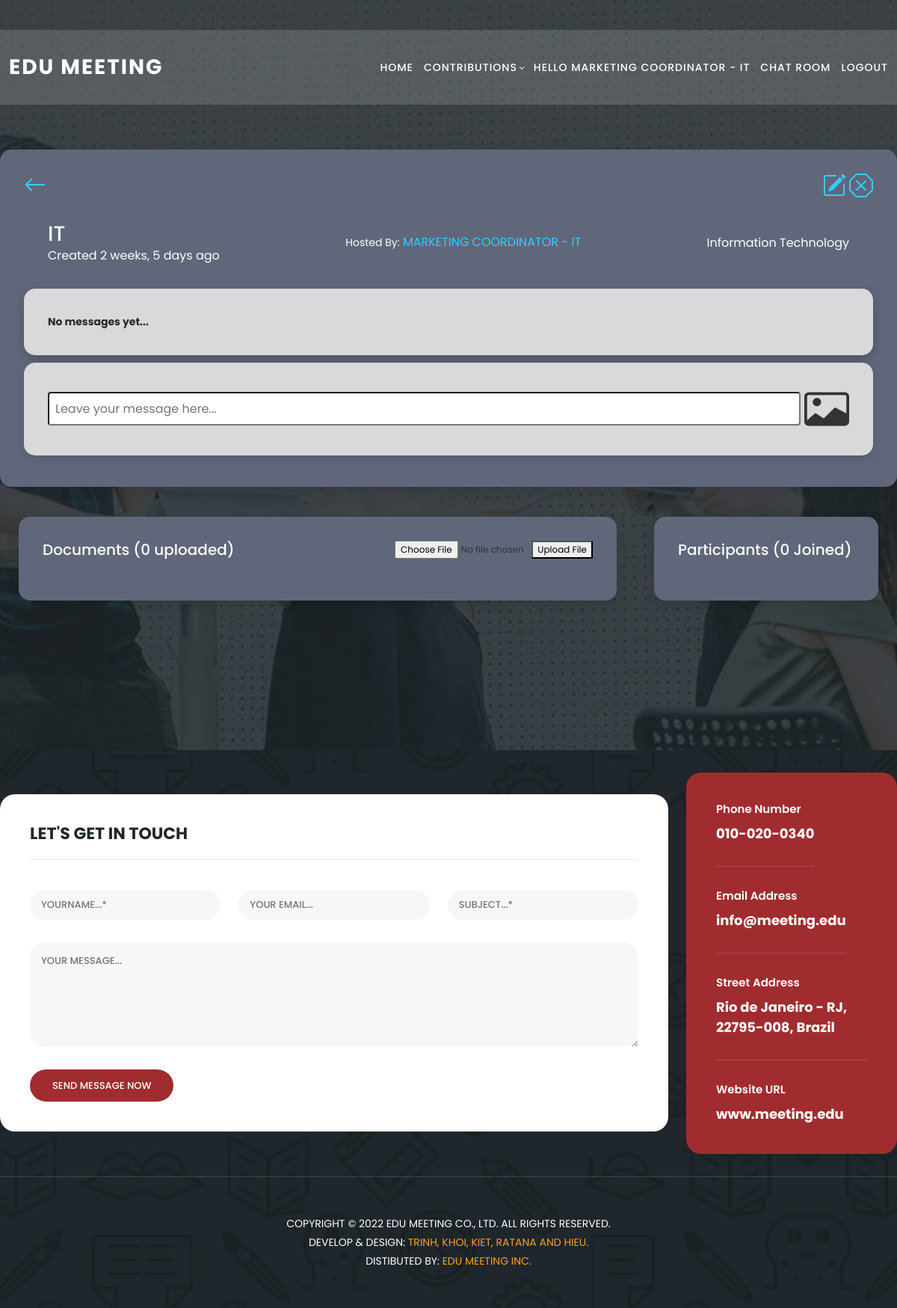
The app's page /room/53/ (signed in), older data.
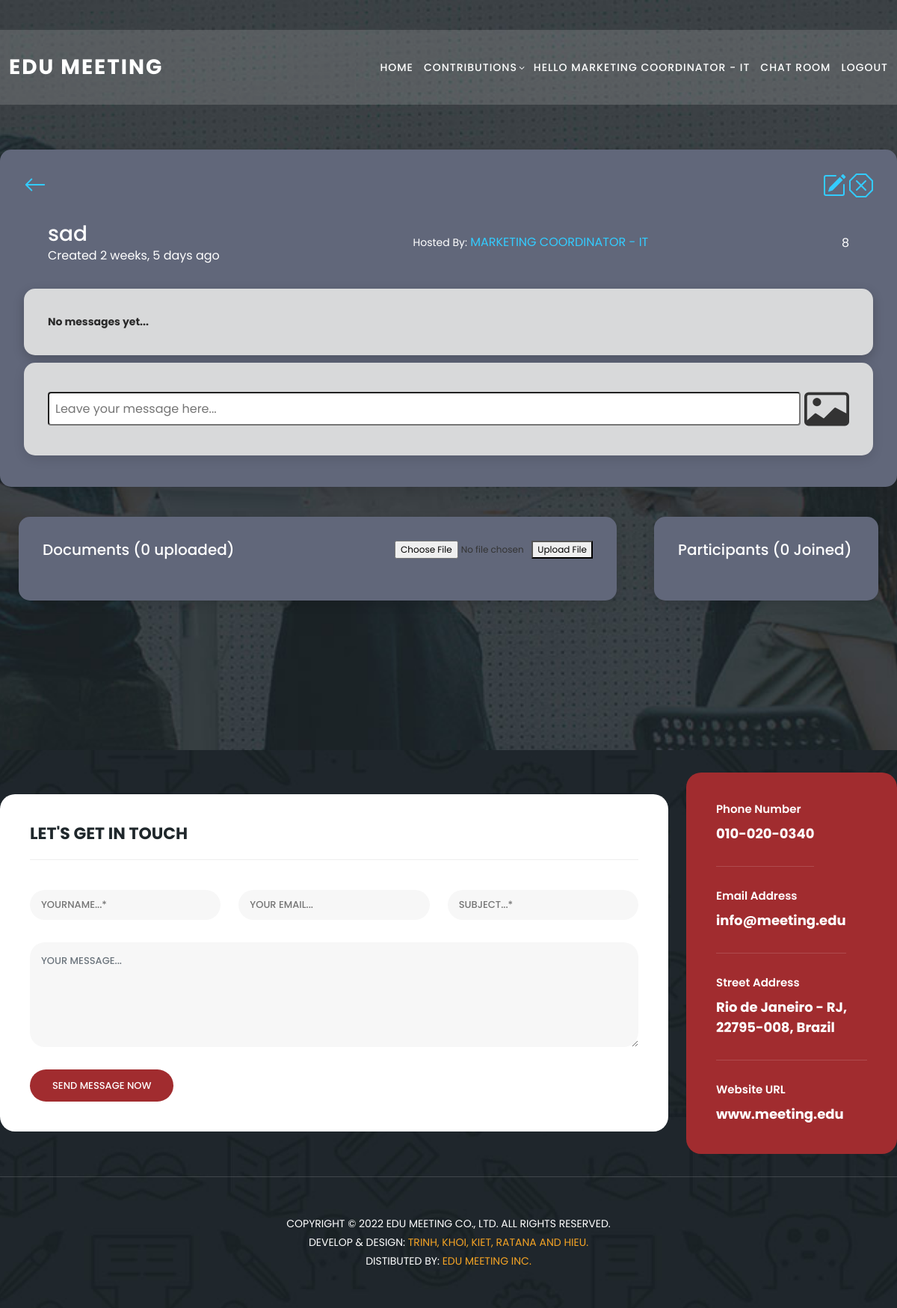
The same page, newer data.
### home/models.py (models this page shows, shortened)
class UserProfile(models.Model):
    user = models.OneToOneField(User, on_delete=models.CASCADE, primary_key=True)
    fullname = models.CharField(max_length=50)
    roles = models.ManyToManyField(Role, related_name='users')
    faculty = models.ForeignKey('Faculties', on_delete=models.CASCADE, null=True, blank=True)
    email = models.EmailField(max_length=254, unique=True, blank=True, null=True)
    phone = models.CharField(max_length=15)
    activities_count = models.IntegerField(default=0)
    def get_activities_count(self):
        return self.activities.count()
    get_activities_count.short_description = 'Activities Count'

class Room(models.Model):
    host = models.ForeignKey(UserProfile,on_delete=models.SET_NULL,null =True)
    topic = models.ForeignKey(Faculties,on_delete=models.SET_NULL,null=True)
    name = models.CharField(max_length=200,null =True)
    description = models.TextField(null = True, blank = True)
    participants = models.ManyToManyField(UserProfile,related_name='participants',blank=True)
    updated = models.DateTimeField(auto_now=True)
    created = models.DateTimeField(auto_now_add=True)
    is_private = models.BooleanField(default=False)
    question = models.CharField(max_length=200,null=True, blank=True)
    answer = models.CharField(max_length=200,null=True, blank=True)
    class Meta:
        ordering = ['-updated','created']

class Faculties(models.Model):
    name = models.CharField(max_length = 40)
    description = models.TextField(null =True)
    def __str__(self):
        return self.name

### home/views.py (the view, shortened to what this page needs)
# urls.py: path('room/<str:pk>/',views.room,name="room"),
@login_required
def room(request,pk):
    if is_admins(request.user) or is_guests(request.user):
        return redirect('error_404')
    room = Room.objects.get(id=pk)
    pa = room.participants.all()
    messages = room.message_set.all()
    files = room.files.all()
    can_upload = False
    if request.user.is_authenticated:
        if request.user.userprofile == room.host:
            can_upload = True
    if request.user.userprofile == room.host or room.is_private==False or request.user.userprofile in pa:
        context = {'rooms':room,
                    'message':messages,
                    'participants': pa,
                    'created_at': datetime.now(),
                    'files': files,
                    'can_upload': can_upload,
                    'message_id': None}
        return render(request,'room.html',context)
    return redirect('list_room')

### home/views.py (called while the page is built)
def is_admins(user):
    return user.is_authenticated and user.userprofile.roles.filter(name='admin').exists()

def is_guests(user):
    return user.is_authenticated and user.userprofile.roles.filter(name='guest').exists()

### templates/room.html (shortened to what this page needs)
{% extends "header_footer.html" %}
{%load static%}
{% block content %}
  <section class="apply-now layout layout--2" id="apply-now">
    <div class="container">
      <div class="row">
        <div class="room col-md-12 mx-auto">
          <div class="room__top">
            <div class="room__topLeft">
              <a href="{% url "list_room" %}">
                <svg xmlns="http://www.w3.org/2000/svg" width="30" height="30" fill="currentColor" class="bi bi-arrow-left fw-bold" viewBox="0 0 16 16">
                  <path fill-rule="evenodd" d="M15 8a.5.5 0 0 0-.5-.5H2.707l3.147-3.146a.5.5 0 1 0-.708-.708l-4 4a.5.5 0 0 0 0 .708l4 4a.5.5 0 0 0 .708-.708L2.707 8.5H14.5A.5.5 0 0 0 15 8"/>
                </svg>
              </a>
            </div>
            {% if rooms.host == request.user.userprofile %}
            <div class="room__topRight">
              <a href="{% url 'update-room' rooms.id %}">
              </a>
              <a href="{% url 'delete-room' rooms.id %}" onclick="return confirm('Are you sure?');">
              </a>
            </div>
            {% endif %}
          </div>
          <div class="room__box scroll">
            <div class="room__header scroll">
              <div class="room__info">
                <h3>{{rooms.name}}</h3>
                <span>Created {{rooms.created|timesince}} ago</span>
              </div>
              <div class="room__hosted">
                <p>Hosted By: </p>
                <a href="" class="thread__author">
                  <div class="avatar avatar--small">
                    <span>{{rooms.host.user.userprofile.fullname}}</span>
                  </div>
                </a>
              </div>
              <span class="room__topics">{{rooms.topic}}</span>
            </div>
            <div class="room__conversation">
              <div class="threads scroll" id="message-container">
                {% if message.count == 0 %}
                  <p>
                    <strong>No messages yet...</strong>
                  </p>
                {% endif %}
              </div>
            </div>
          </div>
          <div class="room__message">
            <form class="form" action="" method="POST" enctype="multipart/form-data">
              <input name="body" id="message-input" placeholder="Leave your message here..." />
              <label for="image-upload" class="image-upload-label">
              </label>
            </form>
          </div>
        </div>
        <div class="participants col-md-8 mx-auto">
          <div class="upload_doc" style="display: flex">
            <h5 class="participants__top">Documents <span>({{files.count}} uploaded)</span></h5>
            {% if can_upload %}
            <form method="post" enctype="multipart/form-data" style="font-size: 12px; margin-left: auto">
              <input type="file" name="file" style="width: 180px">
              <button type="submit">Upload File</button>
            </form>
            {% endif %}
          </div>
          <br>
        </div>
        <div class="participants col-md-3 mx-auto">
          <h5 class="participants__top">Participants <span>({{participants.count}} Joined)</span></h5>
        </div>
      </div>
    </div>
  </section>
  {% endblock content %}

### templates/header_footer.html (shortened to what this page needs)
{%load static%}
<!DOCTYPE html>
<html lang="en">
<head>
  <link href="{% static 'vendor/bootstrap/css/bootstrap.min.css' %}" rel="stylesheet">
  <link rel="stylesheet" href="{% static 'css/fontawesome.css' %}">
  <link rel="stylesheet" href="{% static 'css/templatemo-edu-meeting.css' %}">
  <link rel="stylesheet" href="{% static 'css/owl.css' %}">
  <link rel="stylesheet" href="{% static 'css/lightbox.css' %}">
  <link rel="stylesheet" href="https://cdnjs.cloudflare.com/ajax/libs/font-awesome/6.0.0-beta3/css/regular.min.css">
</head>
<body>
  <header class="header-area header-sticky">
    <div class="container">
      <div class="row">
        <div class="col-12">
          <nav class="main-nav">
            <a href="{% url "home" %}" class="logo">
              Edu Meeting
            </a>
            <ul class="nav">
              <li>
                <a href="{% url "home" %}">Home</a>
              </li>
              {% if user.is_authenticated %}
              {% if not is_manager and not is_admin %}
              <li class="has-sub">
                <a href="javascript:void(0)">Contributions</a>
              </li>
              {% endif %}
              {% endif %}
              {% if user.is_authenticated %}
              <li >
                <a href="{% url 'profile' %}">hello {{ request.user.userprofile.fullname }}</a>
              </li>
              {% if not is_admin and not is_guest %}
              <li>
                <a href="{% url 'list_room'%}">Chat Room</a>
              </li>
              {% endif %}
              <li>
                <a href="{% url 'logout'%}">Logout</a>
              </li>
              {% else %}
              <li>
                <a href="{% url 'login' %}">Login</a>
              </li>
              {% endif %}
            </ul>
          </nav>
        </div>
      </div>
    </div>
  </header>
  {% block content %}
  {% endblock content %}
  <section class="contact-us" id="contact">
    <div class="container" style="padding: 30px 0;">
      <div class="row">
        <div class="col-lg-9 align-self-center">
          <div class="row">
            <div class="col-lg-12">
              <form id="contact" action="" method="post">
                <div class="row">
                  <div class="col-lg-12">
                    <h2>Let's get in touch</h2>
                  </div>
                  <div class="col-lg-4">
                    <fieldset>
                      <input name="name" type="text" id="name" placeholder="YOURNAME...*" required="">
                    </fieldset>
                  </div>
                  <div class="col-lg-4">
                    <fieldset>
                      <input name="email" type="text" id="email" pattern="[^ @]*@[^ @]*" placeholder="YOUR EMAIL..."
                        required="">
                    </fieldset>
                  </div>
                  <div class="col-lg-4">
                    <fieldset>
                      <input name="subject" type="text" id="subject" placeholder="SUBJECT...*" required="">
                    </fieldset>
                  </div>
                  <div class="col-lg-12">
                    <fieldset>
                      <textarea name="message" type="text" class="form-control" id="message"
                        placeholder="YOUR MESSAGE..." required=""></textarea>
                    </fieldset>
                  </div>
                  <div class="col-lg-12">
                    <fieldset>
                      <button type="submit" id="form-submit" class="button">SEND MESSAGE NOW</button>
                    </fieldset>
                  </div>
                </div>
              </form>
            </div>
          </div>
        </div>
        <div class="col-lg-3">
          <div class="right-info">
            <ul>
              <li>
                <h6>Phone Number</h6>
                <span>010-020-0340</span>
              </li>
              <li>
                <h6>Email Address</h6>
                <span>info@meeting.edu</span>
              </li>
              <li>
                <h6>Street Address</h6>
                <span>Rio de Janeiro - RJ, 22795-008, Brazil</span>
              </li>
              <li>
                <h6>Website URL</h6>
                <span>www.meeting.edu</span>
              </li>
            </ul>
          </div>
        </div>
      </div>
    </div>
    <div class="footer">
      <p>Copyright © 2022 Edu Meeting Co., Ltd. All Rights Reserved.
        <br>
        Develop & Design: <a href="#" title="free css templates">Trinh, Khoi, Kiet, Ratana and Hieu.</a>
        <br>
        Distibuted By: <a href="#" title="Build Better UI, Faster">Edu Meeting Inc.</a>
      </p>
    </div>
  </section>
</body>
</html>

### templates/room.html (style rules this page uses)
:root { --color-main: #FF5733; --color-main-light: #FF835E; --color-main-dark: #C84124; --color-dark: #333; --color-dark-light: #555; --color-dark-medium: #777; --color-gray: #999; --color-background: #61677A; }
.apply-now { background-color: var(--color-main-light); color: var(--color-dark); padding: 4rem 0; }
.room__header { color: #FFF; }
.room__header p { color: #FFF; }
.container { max-width: 1200px; margin: 0 auto; }
.room { background-color: var(--color-background); padding: 2rem; border-radius: 15px; box-shadow: 0 5px 15px rgba(0, 0, 0, 0.1); margin: 20px; }
.room__header { display: flex; justify-content: space-between; align-items: center; margin: 2rem; }
.room__top { display: flex; justify-content: space-between; }
.room__hosted { display: flex; }
.room__conversation { background-color: #D8D9DA; box-shadow: 0 5px 15px rgba(0, 0, 0, 0.2); padding: 2rem; border-radius: 15px; max-height: 400px; overflow-y: auto; }
.form { display: flex; background-color: #D8D9DA; padding: 2rem; margin: 10px 0; border-radius: 15px; box-shadow: 0 5px 15px rgba(0, 0, 0, 0.1); }
.form input { width: 100%; height: 45px; padding: 8px; margin: auto 0; box-sizing: border-box; border-radius: 4px; resize: vertical; }
.image-upload-label { margin-left: 5px; }
.participants { background-color: var(--color-background); padding: 2rem; margin: 20px; border-radius: 15px; box-shadow: 0 5px 15px rgba(0, 0, 0, 0.1); }
.participants__top { color: #FFF; }

Row changes from the older to the newer data that the page shows:
changed Room "MARKETING COORDINATOR - IT": name "IT" → "sad"; topic "Information Technology" → "8"
